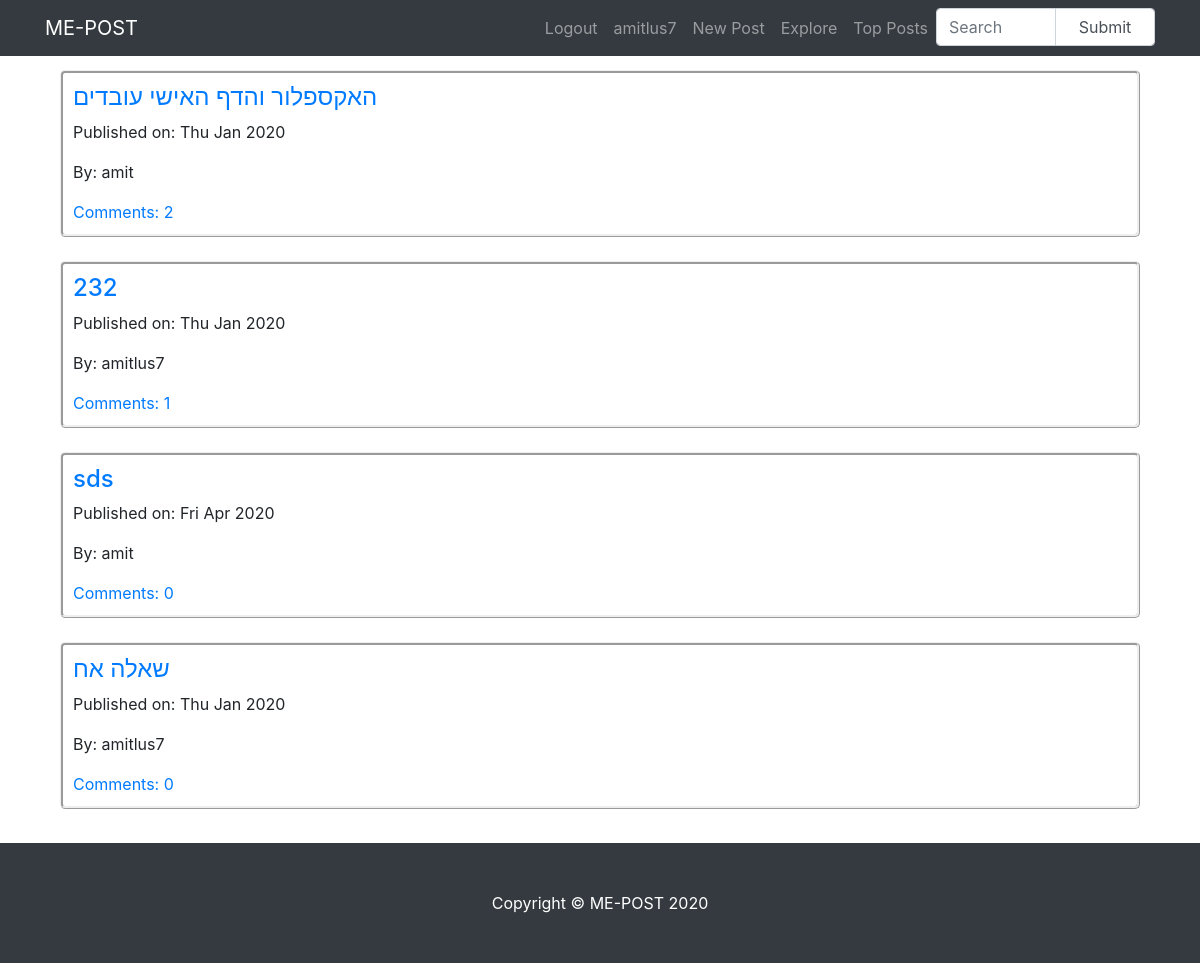
Screenshot of /explore/ (signed in) with the database file from the repository.
### TheApp/models.py (models this page shows, shortened)
class Post(models.Model):
    author = models.ForeignKey(User, on_delete=models.PROTECT)
    title = models.CharField(max_length=200)
    text = models.TextField()
    create_date = models.DateTimeField(default=timezone.now)
    post_views = models.IntegerField(default=0)

### TheApp/views.py (the view)
# urls.py: path('explore/', views.PostListView.as_view(), name='post_list'),
class PostListView(LoginRequiredMixin, ListView):
    model = Post
    context_object_name = 'thelist'
    template_name = 'TheApp/explore.html'
    def get_queryset(self):
        return Post.objects.order_by('?')

### templates/TheApp/explore.html
{% extends "TheApp/base.html" %}
{% block body_block %}
{% if thelist %}
<div class="container" style = "padding-bottom: 130px; margin-top:70px;">
  {% for post in thelist|slice:":4" %}
  <div class="Misgeret">
    <h4><a href="{% url 'TheApp:post_detail' pk=post.pk %}">{{ post.title }}</a></h4>
      <p>Published on: {{post.create_date|date:"D M Y"}}</p>
      <p>By: {{post.author}}</p>
    <a href="{% url 'TheApp:post_detail' pk=post.pk %}">Comments: {{ post.comments.count }}</a>
  </div>
  <br>
  {% endfor %}
</div>
{% else %}
<h2>No Posts Created</h2>
{% endif %}
{% endblock %}

### templates/TheApp/base.html (shortened to what this page needs)
<!DOCTYPE html>
{% load static %}
<html lang="en" dir="ltr">
  <head>
<link rel="stylesheet" href="https://stackpath.bootstrapcdn.com/bootstrap/4.3.1/css/bootstrap.min.css">
<link rel="stylesheet" href="{% static "css/style.css" %}"/>
  </head>
  <body>
    <div class="fixed-top">
    <nav class="navbar fixed-top navbar-expand-lg navbar-dark bg-dark fixed-top">
      <div class="container">
        <a class="navbar-brand" href="{% url 'TheApp:index' %}">ME-POST</a>
        <div class="collapse navbar-collapse" id="navbarResponsive">
          <ul class="navbar-nav ml-auto">
            {% if user.is_authenticated %}
                      <li><a class= 'nav-link' id='nav' href="{% url 'logout' %}">Logout</a></li>
                      <li><a class="nav-link" id='nav' href="{% url 'TheApp:personalposts' username=user.username %}">{{ user.username }}</a></li>
                      <li><a class="nav-link" id='nav' href="{% url 'TheApp:post_form' %}">New Post</a></li>
                      <li><a class="nav-link" id='nav' href="{% url 'TheApp:post_list' %}">Explore</a></li>
                      <li><a class="nav-link" id='nav' href="{% url 'TheApp:top_posts' %}">Top Posts</a></li>
                      <li>
                      <form action="{% url 'TheApp:search' %}" class="navbar-form navbar-right">
                             <div class="input-group">
                               <input type="text" name="q" class="form-control" placeholder="Search" style="width: 120px;">
                               <input class="form-control" placeholder="Submit" type="submit" style="width: 100px;">
                             </div>
                           </form>
                         </li>
                      {% else %}
                      <li><a class= 'nav-link' href="{% url 'TheApp:user_login' %}">Login</a></li>
                      {% endif %}
          </ul>
        </div>
      </div>
    </nav>
    </div>
    <div class="fixed-bottom" id="bottom">
    <footer class="py-5 bg-dark">
      <div class="container">
        <p class="m-0 text-center text-white">Copyright &copy; ME-POST 2020</p>
      </div>
    </footer>
    </div>
<div class="container">
  {% block body_block %}
  {% endblock %}
</div>
  </body>
</html>

### static/css/style.css (style rules this page uses)
.Misgeret { border-style:ridge; border-radius: 5px; padding: 10px; }

### rows the page displays
Post: title "האקספלור והדף האישי עובדים", create_date "Thu Jan 2020", author "amit", comments.count "2"
Post: title "232", create_date "Thu Jan 2020", author "amitlus7", comments.count "1"
Post: title "sds", create_date "Fri Apr 2020", author "amit", comments.count "0"
Post: title "שאלה אח", create_date "Thu Jan 2020", author "amitlus7", comments.count "0"

### other values shown
{{ user.username }} "amitlus7"
